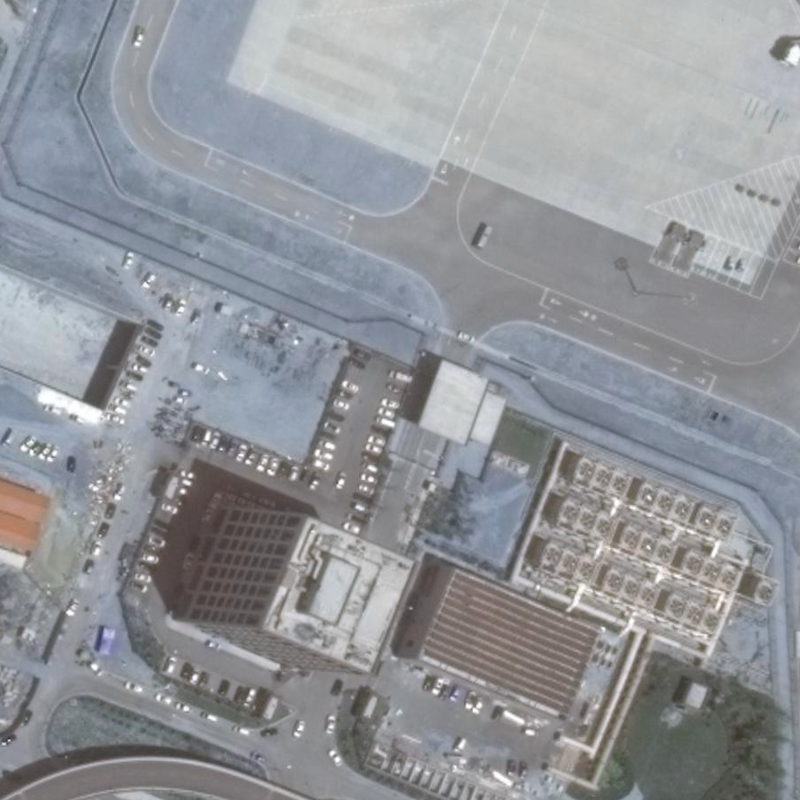
#> input picture P0000_0768_0768.png, 800 x 800 px
$ python show_data.py
#> lines starting #> are read from the running program, lines starting #| are printed output that depends on the picture; after the words box and inside, x2 and y2 are one past the last pixel; in counts of white or black regions, pixels touching at a corner belong together
import cv2
import numpy as np

img = cv2.imread('./P0000_0768_0768.png')
#> img is the input picture: shape (800, 800, 3); mean B, G, R 153, 148.5, 145.9

xss = [[128, 135, 130, 123], [180, 187, 181, 174],
       [141, 153, 159, 146], [168, 175, 171, 164],
       [301, 293, 300, 307], [330, 337, 345, 337],
       [330, 337, 334, 325], [658, 648, 657, 667]]

yss = [[253, 256, 270, 267], [300, 301, 318, 316],
       [285, 272, 279, 291], [295, 297, 312, 309],
       [741, 736, 721, 724], [752, 749, 766, 768],
       [714, 716, 735, 733], [242, 237, 222, 225]]

colors = [(0, 0, 255), (0, 255, 0), (255, 0, 0), (255, 255, 0)]

for xs, ys in zip(xss, yss):
    # corners
    for x, y, color in zip(xs, ys, colors):
        cv2.circle(img, (np.int0(x), np.int0(y)), 3, color, -1)

    # edges
    pts = np.array([[x, y] for x, y in zip(xs, ys)])
    pts = pts.reshape((-1,1,2))
    cv2.polylines(img, [pts], True, (0,255,255))
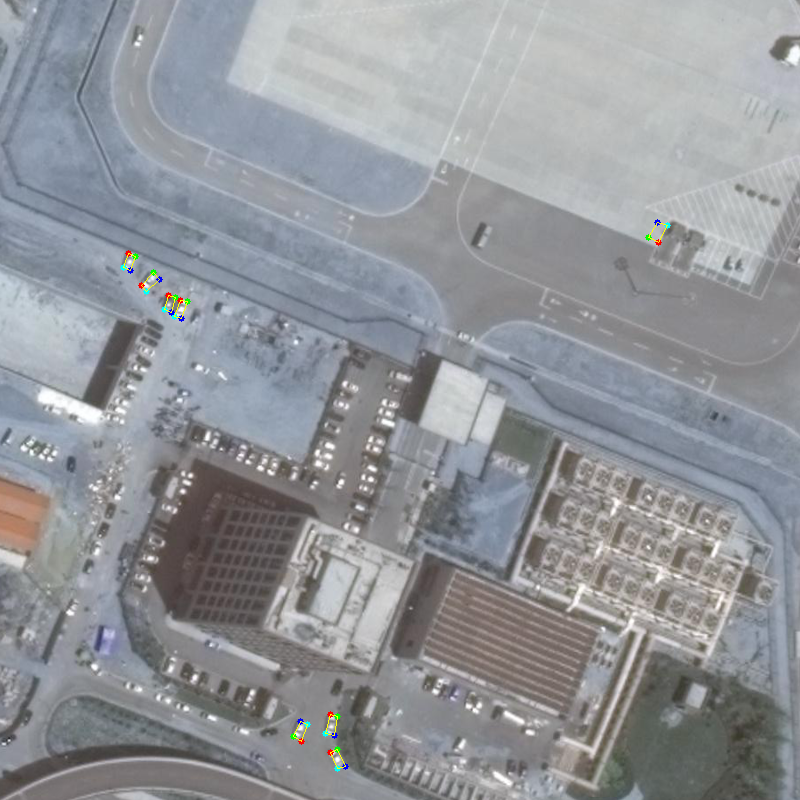
#> img: shape (800, 800, 3); 0.18% of pixels changed, all inside (x1, y1, x2, y2) = (120, 219, 671, 772)

cv2.imshow('img', img)
cv2.waitKey()
